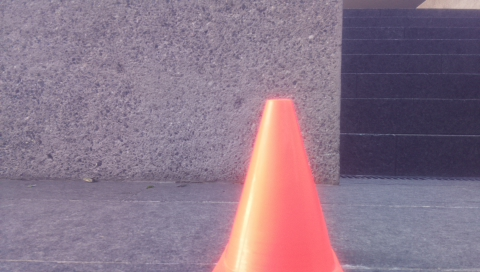
#> input picture Vision/calibrationphotos/X1small_Y0bigL_east.jpg, 480 x 272 px
$ python coneFinding.py
#> lines starting #> are read from the running program, lines starting #| are printed output that depends on the picture; after the words box and inside, x2 and y2 are one past the last pixel; in counts of white or black regions, pixels touching at a corner belong together; long printed decimals are rounded
# run as "python3 coneFinding.py"
# images need to be saved in same directory as code


# Altered by Gabe Blanchard, Ransford Antwi
#
# Changes: Switched to HSV colorspace from BGR. Double mask for orange/red overlapping
# on HSV colorspace
# Added a filter to only find the base of the largest contour by area, ignoring
# other outlier contours. Catches all but two outliers.
#

import cv2
import numpy as np;
import imutils
import re
import matplotlib.pyplot as plt

num_total_files = 16
file_counter = 0
all_expected_x = []
all_expected_y = []
all_actual_x = []
all_actual_y = []
all_files = ['calibrationphotos/X1small_Y0bigL_east.jpg', 'calibrationphotos/X2small_Y0bigL_east.jpg', 'calibrationphotos/X2small_Y0bigR_west.jpg', 'calibrationphotos/X3big_Y1smallR_north.jpg', 'calibrationphotos/X3big_Y2smallL_south.jpg',
    'calibrationphotos/X3big_Y3smallL_south.jpg', 'calibrationphotos/X7big_Y0smallR_south.jpg', 'calibrationphotos/X5big_Y0smallR_south.jpg', 'calibrationphotos/X5big_Y1smallL_south.jpg', 'calibrationphotos/X5big_Y1smallR_south.jpg',
    'calibrationphotos/X5big_Y2smallL_south.jpg', 'calibrationphotos/X5big_Y2smallR_south.jpg', 'calibrationphotos/X5big_Y4smallR_south.jpg', 'calibrationphotos/X5big_Y5smallR_south.jpg', 'calibrationphotos/X5big_Y6smallL_south.jpg',
    'calibrationphotos/X5small_Y1bigR_west.jpg', 'calibrationphotos/X7small_Y1bigR_west.jpg']

# iterate over all images specified
while file_counter != num_total_files:
    # read in image
    filename = all_files[file_counter]
    print("Analyzing ", filename)
    img = cv2.imread(filename)
#> img is the input picture: shape (272, 480, 3); mean B, G, R 136.7, 117.9, 138.9

    # split image into separate BGR channels and equalize each of them
    b, g, r = cv2.split(img)
    red = cv2.equalizeHist(r)
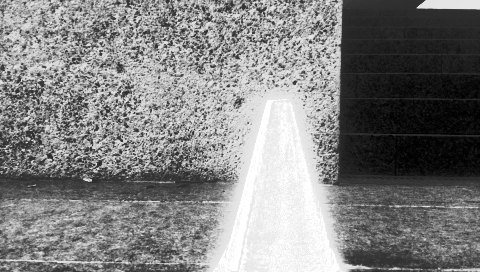
#> red: shape (272, 480); min 0, max 255, mean 129.2
    green = cv2.equalizeHist(g)
    blue = cv2.equalizeHist(b)
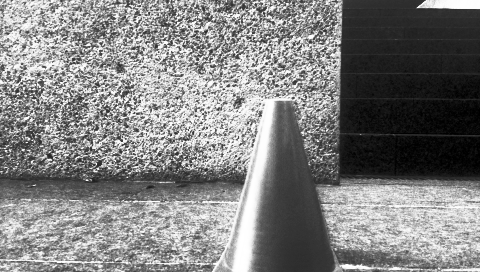
#> blue: shape (272, 480); min 0, max 255, mean 129.6
    equalized = cv2.merge((blue, green, red))
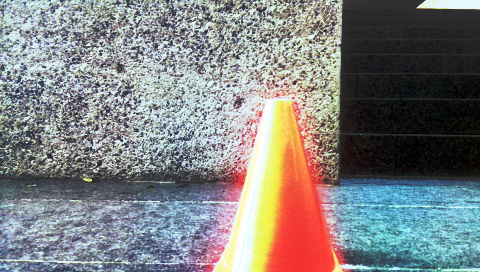
#> equalized: shape (272, 480, 3); mean B, G, R 129.6, 129.5, 129.2
    hsv = cv2.cvtColor(img, cv2.COLOR_BGR2HSV)
#> hsv: shape (272, 480, 3); mean H, S, V 131.4, 53.8, 148.7

    # find mostly red pixels, note that array is BGR
    # range based on which way it's facing
    if "north.jpg" in filename:
        lb = np.array([130, 90, 180])
        ub = np.array([165, 120, 220])
        lb_hsv = np.array([0, 50 , 50])
        ub_hsv = np.array([20, 255, 255])
        lb_hsv_high = np.array([178, 50, 50])
        ub_hsv_high = np.array([180, 255, 255])

    elif ("east" in filename) | ("west" in filename):
        lb = np.array([60, 60, 250])
        ub = np.array([255, 255, 255])
        lb_hsv_low = np.array([0, 50 , 50])
        ub_hsv_low = np.array([10, 255, 255])
        lb_hsv_high = np.array([175, 50, 50])
        ub_hsv_high = np.array([180, 255, 255])
    else:
        lb = np.array([50, 50, 250])
        ub = np.array([230, 230, 255])
        lb_hsv_low = np.array([0, 50 , 50])
        ub_hsv_low = np.array([10, 255, 255])
        lb_hsv_high = np.array([175, 50, 50])
        ub_hsv_high = np.array([180, 255, 255])

    # find mask that has colors within lowerBound and upperBound
    mask = cv2.inRange(equalized, lb, ub)
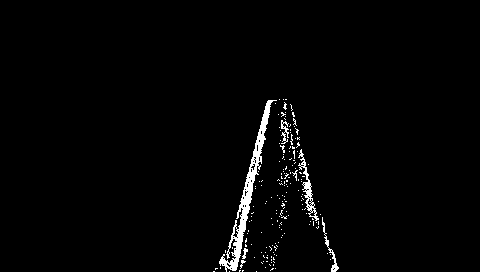
#> mask: shape (272, 480); 1.9% white; 179 white regions (172 under 20 px), largest, box (x1, y1, x2, y2) and area: (219, 100, 277, 272) 1442, (298, 149, 319, 221) 322, (322, 217, 339, 272) 146
    mask_HSV_low = cv2.inRange(hsv, lb_hsv_low, ub_hsv_low)
#> mask_HSV_low: shape (272, 480); 3.1% white; 7 white regions (6 under 20 px), largest, box (x1, y1, x2, y2) and area: (214, 100, 308, 272) 4005
    mask_HSV_high = cv2.inRange(hsv, lb_hsv_high, ub_hsv_high)
#> mask_HSV_high: shape (272, 480); 4.2% white; 15 white regions (12 under 20 px), largest, box (x1, y1, x2, y2) and area: (265, 99, 344, 272) 5237, (233, 107, 265, 227) 140, (220, 228, 233, 259) 33

    res_low = cv2.bitwise_and(img, img, mask=mask_HSV_low)
    res_high = cv2.bitwise_and(img, img, mask=mask_HSV_high)
    result = cv2.add(mask_HSV_low, mask_HSV_high)
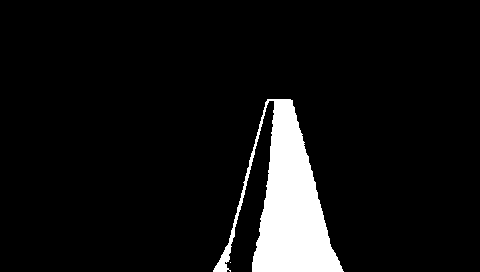
#> result: shape (272, 480); 7.3% white; 2 white regions (1 under 20 px)

    cv2.imshow('img', img)
    cv2.waitKey(0)
    cv2.imshow('equalized', equalized)
    cv2.waitKey(0)
    cv2.imshow('mask', mask)
    cv2.waitKey(0)
    cv2.imshow('hsv', result)
    cv2.waitKey(0)

    # find contours in mask image
    contours = cv2.findContours(result.copy(), cv2.RETR_EXTERNAL, cv2.CHAIN_APPROX_SIMPLE)
#> contours = 2 contours, 1 with area under 20; largest, box (x1, y1, x2, y2) and area: (213, 99, 344, 272) 9084
    contours  = imutils.grab_contours(contours)
    biggest = max(contours, key = cv2.contourArea)
#> biggest = contour of 362 points, box (x1, y1, x2, y2) (213, 99, 344, 272), area 9084
    cv2.drawContours(img, biggest, -1, (0, 255, 0), 2)
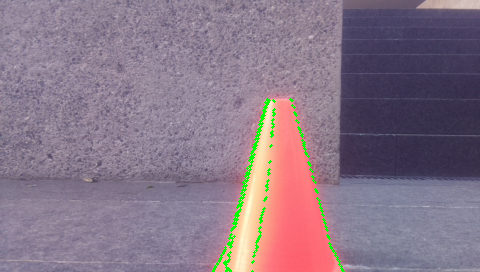
#> img: shape (272, 480, 3); 0.99% of pixels changed, all inside (x1, y1, x2, y2) = (212, 98, 345, 272)
    base_big = tuple(biggest[biggest[:, :, 1].argmax()][0])
#> base_big = (213, 271)

    # parse filename to find size of cone based on how far away it is
    size = filename.split('_')
    # determine minimum threshold of contour shape to be used later based on size of cone
    if "small" in size[1]:
        MIN_THRESH = 10
    else:
        MIN_THRESH = 100

    # outline all contours found if area of contour > MIN_THRESH
    for c in contours :
        if cv2.contourArea(c) > MIN_THRESH:
            # draw green contour around cone
            cv2.drawContours(img, [c], -1, (0, 255, 0), 2)
            base = tuple(c[c[:, :, 1].argmax()][0])
            print("pixel(x,y): ", base)
            print("biggest base pixel(x, y): ", base_big)
            # draw red dot at base of cone
            cv2.circle(img, base, 5, (0, 0, 255), -1)
            cv2.imshow("Cone", img)
            cv2.waitKey(0)
#> this loop made 2 passes
#> c on pass 1: [[230, 262]]
#| pixel(x,y):  (213, 271)
#| biggest base pixel(x, y):  (213, 271)
#> pass 2, `cv2.imshow("Cone", img)`:
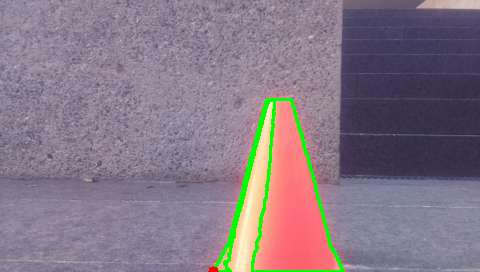
#> window 'Cone': shape (272, 480, 3); mean B, G, R 133.8, 119.7, 134.3

    # convert pixel (x,y) coordinate to image(x,y)
    # 1 pixel = 1.12um
    i_y_p = base_big[0] * 1.12 * 10**-6
#> i_y_p = 0.000239
    i_z_p = base_big[1] * 1.12 * 10**-6
#> i_z_p = 0.000304

    # TO DO: FIX SCALING OF H, F HERE
    # compute c_x_p, c_y_p from image(x,y)
    # focal = 3040 um, height= 13.4cm
    h = 13.5 * 10**-2
    f = 3040 * 10**-6
    c_x_p = h * f / i_z_p
#> c_x_p = 1.35
    c_y_p = h * i_y_p / i_z_p
#> c_y_p = 0.106
    print("(c_x_p, c_y_p): ", c_x_p, ",", c_y_p)
#| (c_x_p, c_y_p):  1.352 , 0.1061
    all_expected_x.append(c_x_p)
    all_expected_y.append(c_y_p)

    # compute actual x, y
    # extract number of tiles in x direction and what size (big vs small)
    segments = filename.split("_")
    x_dir = re.split("([0-9])", segments[0])
    small_tile = 40.5 * 10**-2
    big_tile = 92 * 10**-2
    if "big" in x_dir[2]:
        actual_x = (float(x_dir[1]) * big_tile)
    else:
        actual_x = (float(x_dir[1]) * small_tile)

    # same logic as above
    y_dir = re.split("([0-9])", segments[1])
    if "big" in y_dir[2]:
        actual_y = (float(y_dir[1]) * big_tile)
    else:
        actual_y = (float(y_dir[1]) * small_tile)

    print("(actual_x, actual_y): ", actual_x, ",", actual_y)
    all_actual_x.append(actual_x)
    all_actual_y.append(actual_y)
    file_counter = file_counter + 1
    print("\n")

# plot expected and actual (x,y)
cv2.destroyAllWindows()

plt.plot(all_expected_x, all_expected_y, 'ro')
plt.plot(all_actual_x, all_actual_y, 'b+')
plt.xlabel("x")
plt.ylabel("y")
plt.title('Expected locations in red circles, actuals in blue plus sign')
plt.show()

$ run again, with Vision/calibrationphotos/X3small_Y0bigL_east.jpg copied over Vision/calibrationphotos/X1small_Y0bigL_east.jpg
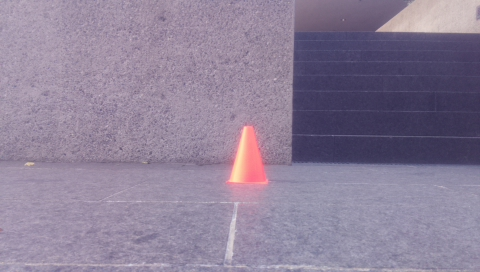
#> input picture Vision/calibrationphotos/X3small_Y0bigL_east.jpg, 480 x 272 px
#> img is the input picture: shape (272, 480, 3); mean B, G, R 152.2, 128.8, 141.3
#> hsv: shape (272, 480, 3); mean H, S, V 132.9, 45.5, 153.9
#> `mask = cv2.inRange(equalized, lb, ub)`:
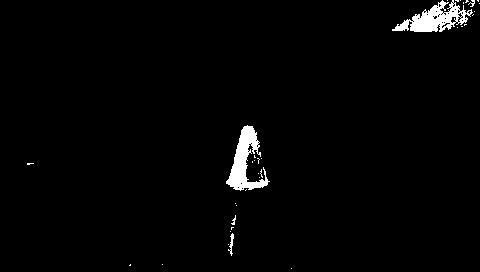
#> mask: shape (272, 480); 1.9% white; 35 white regions (30 under 20 px), largest, box (x1, y1, x2, y2) and area: (226, 125, 270, 191) 1190, (392, 0, 473, 32) 1160, (228, 233, 234, 256) 55, (468, 0, 475, 7) 22, (231, 215, 236, 225) 21
#> mask_HSV_low: shape (272, 480); 0.29% white; 5 white regions (4 under 20 px), largest, box (x1, y1, x2, y2) and area: (230, 127, 251, 184) 363
#> mask_HSV_high: shape (272, 480); 0.51% white; 9 white regions (8 under 20 px), largest, box (x1, y1, x2, y2) and area: (242, 126, 267, 184) 615
#> result: shape (272, 480); 0.81% white; 1 white region
#> contours = 1 contour; box (x1, y1, x2, y2) and area: (229, 126, 267, 184) 1288
#> biggest = contour of 56 points, box (x1, y1, x2, y2) (229, 126, 267, 184), area 1288
#> img: shape (272, 480, 3); 0.17% of pixels changed, all inside (x1, y1, x2, y2) = (228, 125, 268, 185)
#> base_big = (231, 183)
#> the loop `for c in contours :` made 1 pass
#> (printed output is left out)
#> pass 1, `cv2.imshow("Cone", img)`:
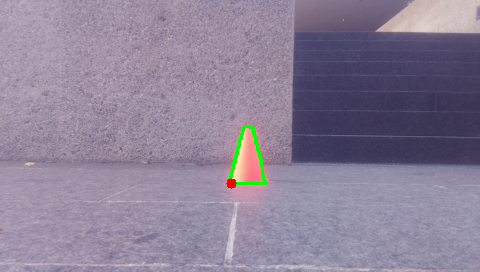
#> window 'Cone': shape (272, 480, 3); mean B, G, R 151.5, 129.1, 140.4
#> i_y_p = 0.000259
#> i_z_p = 0.000205
#> c_x_p = 2
#> c_y_p = 0.17
#| (c_x_p, c_y_p):  2.002 , 0.1704

$ run again, with Vision/calibrationphotos/X5small_Y0bigL_east.jpg copied over Vision/calibrationphotos/X1small_Y0bigL_east.jpg
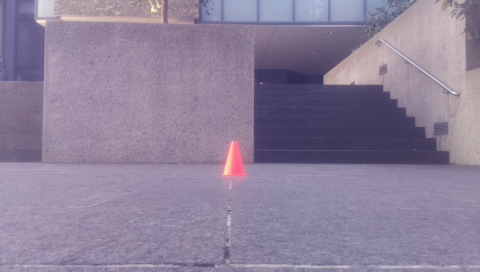
#> input picture Vision/calibrationphotos/X5small_Y0bigL_east.jpg, 480 x 272 px
#> img is the input picture: shape (272, 480, 3); mean B, G, R 154.2, 129.5, 141.7
#> hsv: shape (272, 480, 3); mean H, S, V 134.4, 46.2, 155.9
#> `mask = cv2.inRange(equalized, lb, ub)`:
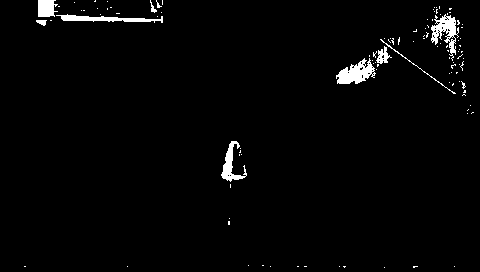
#> mask: shape (272, 480); 2.2% white; 109 white regions (100 under 20 px), largest, box (x1, y1, x2, y2) and area: (336, 58, 376, 84) 570, (431, 14, 459, 61) 535, (56, 14, 163, 23) 437
#> mask_HSV_low: shape (272, 480); 0.11% white in thin lines or dots, all inside (x1, y1, x2, y2) = (161, 1, 234, 176)
#> mask_HSV_high: shape (272, 480); 0.07% white in thin lines or dots, all inside (x1, y1, x2, y2) = (163, 16, 235, 176)
#> result: shape (272, 480); 0.17% white; 2 white regions
#> contours = 2 contours, 1 with area under 20; largest, box (x1, y1, x2, y2) and area: (223, 142, 235, 176) 149
#> biggest = contour of 51 points, box (x1, y1, x2, y2) (223, 142, 235, 176), area 149
#> img: shape (272, 480, 3); 0.12% of pixels changed, all inside (x1, y1, x2, y2) = (222, 141, 236, 177)
#> base_big = (224, 175)
#> the loop `for c in contours :` made 2 passes
#> (printed output is left out)
#> pass 1, `cv2.imshow("Cone", img)`:
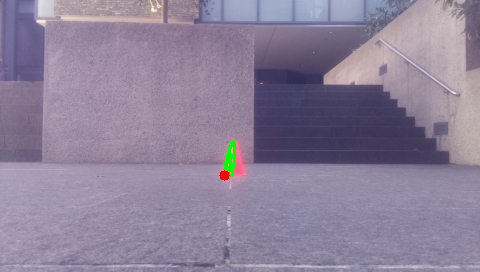
#> window 'Cone': shape (272, 480, 3); mean B, G, R 153.7, 129.6, 141.2
#> i_y_p = 0.000251
#> i_z_p = 0.000196
#> c_x_p = 2.09
#> c_y_p = 0.173
#| (c_x_p, c_y_p):  2.094 , 0.1728
